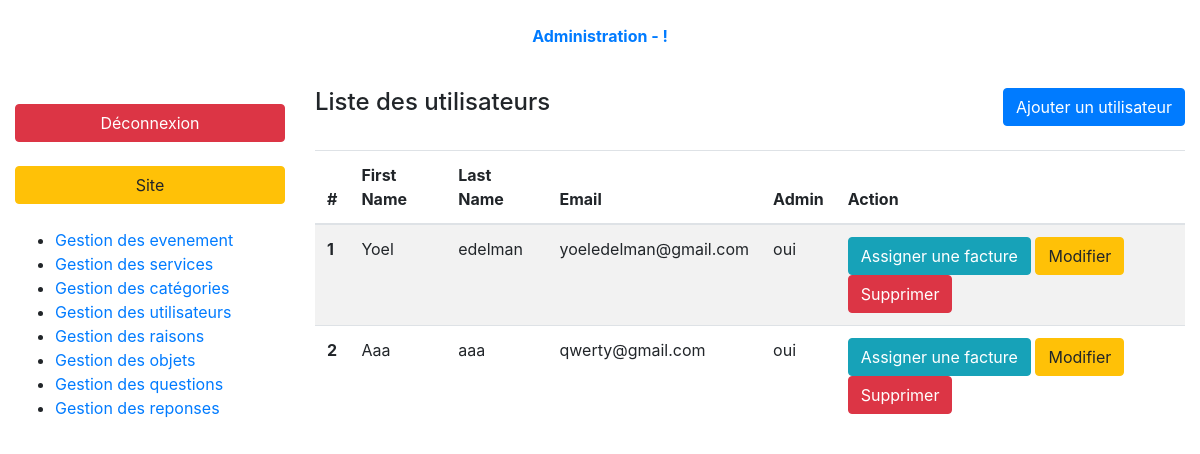
Page /index.php?page=admin-users-list (signed in) on the committed database.
### tables this page shows
CREATE TABLE `users` (
  `id` int(10) UNSIGNED NOT NULL,
  `last_name` varchar(50) NOT NULL,
  `first_name` varchar(50) NOT NULL,
  `email` varchar(75) NOT NULL,
  `password` varchar(255) NOT NULL,
  `dob` date DEFAULT NULL,
  `home_number` varchar(15) DEFAULT NULL,
  `mobile_number` varchar(15) DEFAULT NULL,
  `is_admin` tinyint(1) NOT NULL DEFAULT '0',
  `registered_at` timestamp NOT NULL DEFAULT CURRENT_TIMESTAMP,
  `address_id` int(10) UNSIGNED NOT NULL
);

### controller/backend/users.php (called while the page is built, shortened)
<?php
require_once ('././model/users.php');
function usersList(){
    $users = getUsers(FALSE, TRUE);
    require_once './views/backend/usersList.php';
}

### model/users.php (called while the page is built, shortened)
<?php
function getUsers($userId = FALSE, $backOffice = FALSE)
{
    $db = dbConnect();
    $queryString = 'SELECT u.*, a.address, a.zip_code, a.city, a.country, a.location';
    $queryString .= ' FROM users u INNER JOIN addresses a
        ON u.address_id = a.id';
    $query = $db->prepare($queryString);
    if (!$userId){
        $query->execute();
        return $query->fetchAll();
    }
    else{
        $query->execute(['id' => $userId]);
        return $query->fetch(PDO::FETCH_ASSOC);
    }
}

### views/backend/usersList.php (the view, shortened to what this page needs)
    <body class="index-body">
    <div class="container-fluid">
        <?php require '././partials/backend/header.php'; ?>
        <div class="row my-3 index-content">
            <?php require '././partials/backend/nav.php'; ?>
            <section class="col-9">
                <header class="pb-4 d-flex justify-content-between">
                    <h4>Liste des utilisateurs</h4>
                    <a class="btn btn-primary" href="index.php?page=admin-users-form">Ajouter un utilisateur</a>
                </header>
                <table class="table table-striped">
                    <thead>
                    <tr>
                        <th>#</th>
                        <th>First Name</th>
                        <th>Last Name</th>
                        <th>Email</th>
                        <th>Admin</th>
                        <th>Action</th>
                    </tr>
                    </thead>
                    <tbody>
                    <?php foreach($users as $key => $user): ?>
                        <tr>
                            <th><?= $user['id']; ?></th>
                            <td><?= $user['first_name']; ?></td>
                            <td><?= $user['last_name']; ?></td>
                            <td><?= $user['email']; ?></td>
                            <td><?= ($user['is_admin'] == 0) ? 'non' : 'oui' ; ?></td>
                            <td>
                                <a href="index.php?page=admin-bills-form&user-id=<?= $user['id']; ?>" class="btn btn-info">Assigner une facture</a>
                                <a href="index.php?page=admin-users-form&user-id=<?= $user['id']; ?>&action=edit" class="btn btn-warning">Modifier</a>
                                <a onclick="return confirm('Are you sure?')" href="index.php?page=admin-users-list&user-id=<?= $user['id']; ?>&action=delete" class="btn btn-danger">Supprimer</a>
                            </td>
                        </tr>
                    <?php endforeach; ?>
                    </tbody>
                </table>
            </section>
        </div>
    </div>
    </body>
<?php require 'layout.php'; ?>

### rows in the picture
users: id "1", first_name "Yoel", last_name "edelman", email "yoeledelman@gmail.com", is_admin "oui"
users: id "2", first_name "Aaa", last_name "aaa", email "qwerty@gmail.com", is_admin "oui"
